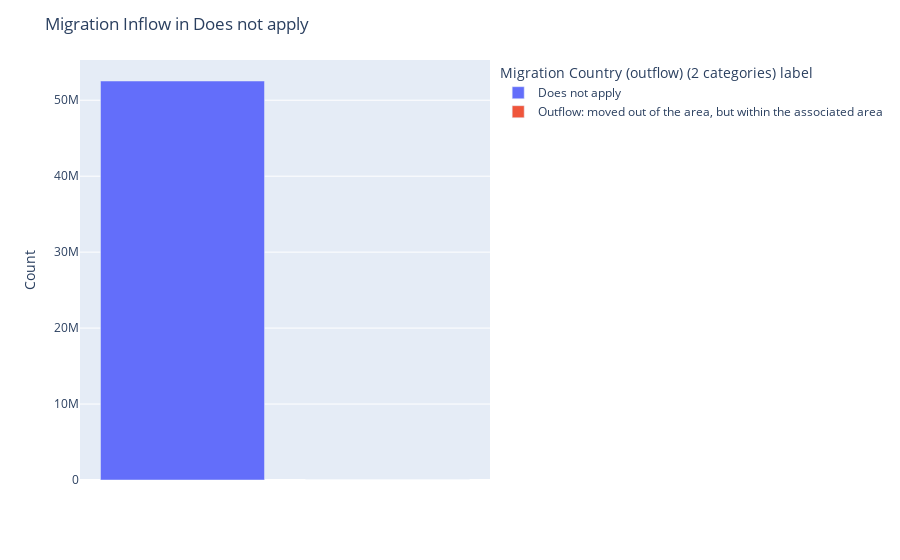
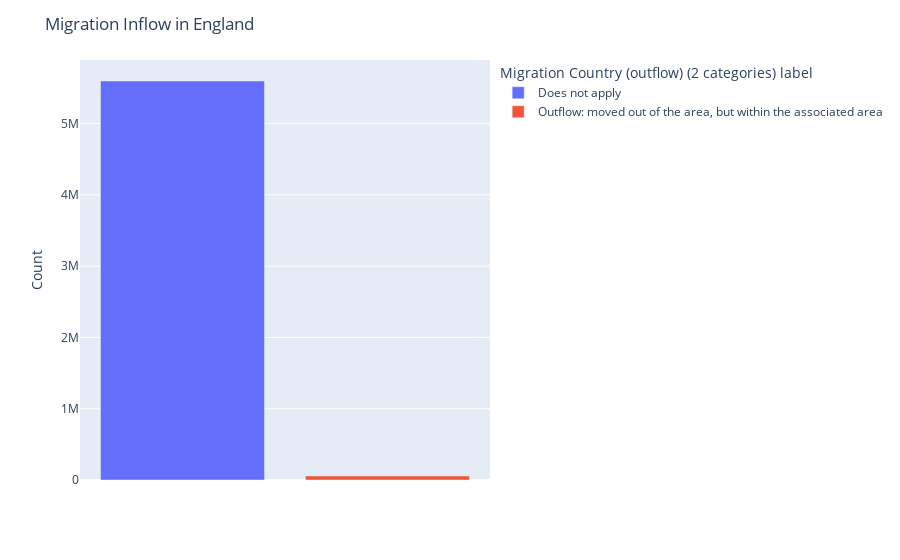

The cell these charts' notebook holds for them, in order:
### Code cell
#select country and migration categories
out_catergory = mig_ctry_out_df.groupby(['Migrant country one year ago label', 'Migration Country (outflow) (2 categories) label'])['Count'].sum().reset_index()
out_catergory

# Get unique countries
unique_countries = out_catergory['Migrant country one year ago label'].unique()

# Create a graph for each country
for country in unique_countries:
    country_data = out_catergory[out_catergory['Migrant country one year ago label'] == country]

    # Create a bar graph for the current country with colors based on migration categories
    fig = px.bar(country_data, x='Migration Country (outflow) (2 categories) label', y='Count',
                 labels={'Count': 'Migration Count'}, color='Migration Country (outflow) (2 categories) label')

    fig.update_layout(
        title=f'Migration Inflow in {country}',
        xaxis_title='',
        yaxis_title='Count',
    )

    # Remove the x-axis tick labels
    fig.update_xaxes(showticklabels=False)

    # Show the plot for the current country
    fig.show()

### Figure 1 — Plotly figure (JSON) as saved in the notebook; plotly's stock layout.template omitted (floating-point values rounded to 4 significant figures)
{"data": [{"alignmentgroup": "True", "hovertemplate": "Migration Country (outflow) (2 categories) label=%{x}<br>Migration Count=%{y}<extra></extra>", "legendgroup": "Does not apply", "marker": {"color": "#636efa", "pattern": {"shape": ""}}, "name": "Does not apply", "offsetgroup": "Does not apply", "orientation": "v", "showlegend": true, "textposition": "auto", "type": "bar", "x": ["Does not apply"], "xaxis": "x", "y": [52532046], "yaxis": "y"}, {"alignmentgroup": "True", "hovertemplate": "Migration Country (outflow) (2 categories) label=%{x}<br>Migration Count=%{y}<extra></extra>", "legendgroup": "Outflow: moved out of the area, but within the associated area", "marker": {"color": "#EF553B", "pattern": {"shape": ""}}, "name": "Outflow: moved out of the area, but within the associated area", "offsetgroup": "Outflow: moved out of the area, but within the associated area", "orientation": "v", "showlegend": true, "textposition": "auto", "type": "bar", "x": ["Outflow: moved out of the area, but within the associated area"], "xaxis": "x", "y": [0], "yaxis": "y"}], "layout": {"barmode": "relative", "legend": {"title": {"text": "Migration Country (outflow) (2 categories) label"}, "tracegroupgap": 0}, "margin": {"t": 60}, "title": {"text": "Migration Inflow in Does not apply"}, "xaxis": {"anchor": "y", "categoryarray": ["Does not apply", "Outflow: moved out of the area, but within the associated area"], "categoryorder": "array", "domain": [0, 1], "showticklabels": false, "title": {"text": ""}}, "yaxis": {"anchor": "x", "domain": [0, 1], "title": {"text": "Count"}}}}

### Figure 2 — Plotly figure (JSON) as saved in the notebook; plotly's stock layout.template omitted (floating-point values rounded to 4 significant figures)
{"data": [{"alignmentgroup": "True", "hovertemplate": "Migration Country (outflow) (2 categories) label=%{x}<br>Migration Count=%{y}<extra></extra>", "legendgroup": "Does not apply", "marker": {"color": "#636efa", "pattern": {"shape": ""}}, "name": "Does not apply", "offsetgroup": "Does not apply", "orientation": "v", "showlegend": true, "textposition": "auto", "type": "bar", "x": ["Does not apply"], "xaxis": "x", "y": [5596512], "yaxis": "y"}, {"alignmentgroup": "True", "hovertemplate": "Migration Country (outflow) (2 categories) label=%{x}<br>Migration Count=%{y}<extra></extra>", "legendgroup": "Outflow: moved out of the area, but within the associated area", "marker": {"color": "#EF553B", "pattern": {"shape": ""}}, "name": "Outflow: moved out of the area, but within the associated area", "offsetgroup": "Outflow: moved out of the area, but within the associated area", "orientation": "v", "showlegend": true, "textposition": "auto", "type": "bar", "x": ["Outflow: moved out of the area, but within the associated area"], "xaxis": "x", "y": [55965], "yaxis": "y"}], "layout": {"barmode": "relative", "legend": {"title": {"text": "Migration Country (outflow) (2 categories) label"}, "tracegroupgap": 0}, "margin": {"t": 60}, "title": {"text": "Migration Inflow in England"}, "xaxis": {"anchor": "y", "categoryarray": ["Does not apply", "Outflow: moved out of the area, but within the associated area"], "categoryorder": "array", "domain": [0, 1], "showticklabels": false, "title": {"text": ""}}, "yaxis": {"anchor": "x", "domain": [0, 1], "title": {"text": "Count"}}}}
